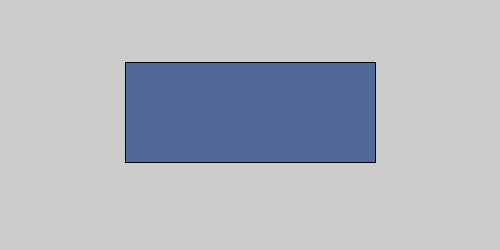
Frame 1 (no input)
Frame 60 (the mouse pressed at the canvas centre just before this capture): identical to frame 1, image omitted
Frame 120 (the mouse held since frame 60 and released just before this capture): identical to frame 1, image omitted

The Processing sketch that drew this single still picture (run headless with seeded random() and noise(); from frame 60 on, the mouse is pressed at the canvas centre):

// Processing sketch: processing_184430
// ── processing_184430.pde

/*--------------------------------------------------------
Casey Hamilton, Mouse Hover Lab 2/3/2015
--------------------------------------------------------*/

void setup() {
  size(500, 250);
}

void draw() {
  fill(80, 105, 150); //blue
  rect(height/2, width/8, height, width/5); //base rectangle

  if (mouseY > width/8 && mouseY < width/8 + width/5) {  //sets y range inside rectangle
    if (mouseX< height && mouseX > height/2) { //sets x range on left side of rectangle
      fill(250, 10, 20); //red
      rect(height/2, width/8, height/2, width/5); //left side of rectangle
    } else if (mouseX> 250 && mouseX < width - height/2) { //sets x range on right side of rectangle
      fill(10, 200, 30); //green
      rect(height, width/8, height/2, width/5); //right side of rectangle
    }
  }
}
